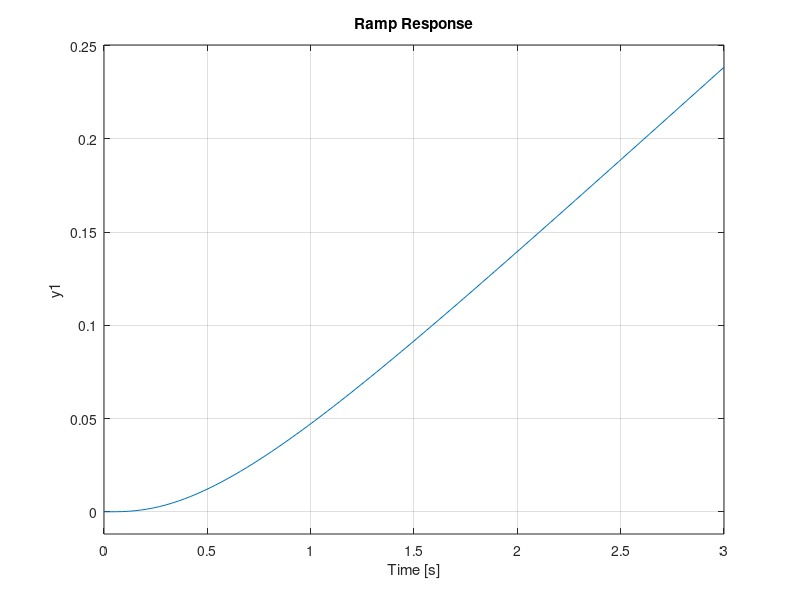

This chart was generated by the following MATLAB code:
J = 0.01;
b = 0.1;
K = 0.01;
R = 1;
L = 0.5;

s = tf('s');
P_motor = K/((J*s+b)*(L*s+R)+K^2);

% disp(P_motor);

step(P_motor);
ramp(P_motor);
